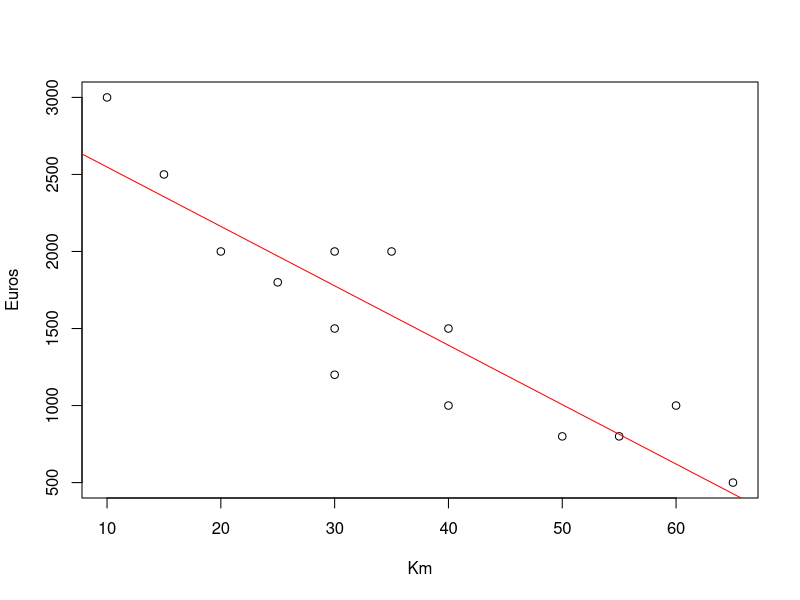
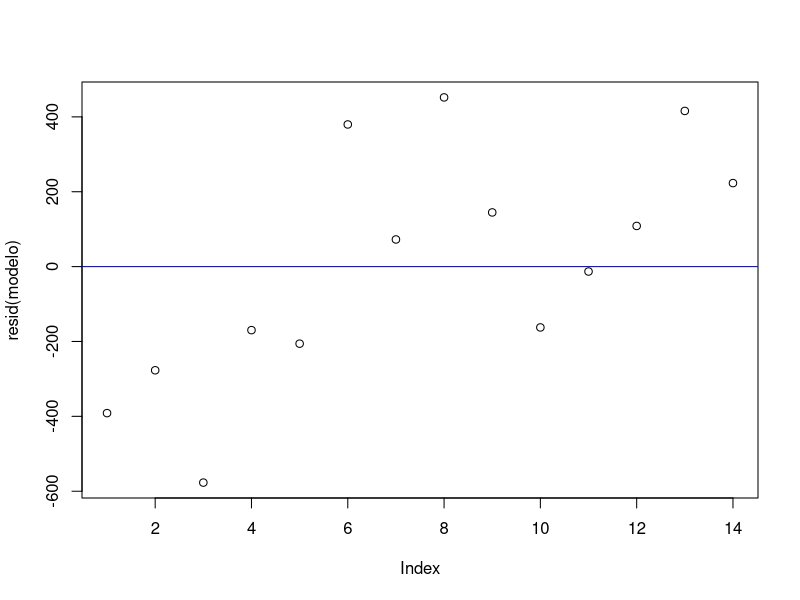

R code for these plots, in order:
# Regressão

x <- c(40, 30, 30, 25, 50, 60, 65, 10, 15, 20, 55, 40, 35, 30)
y <- c(1000, 1500, 1200, 1800, 800, 1000, 500, 3000, 2500, 2000, 800, 1500,
         2000, 2000)

modelo <- lm(y ~ x)
modelo

summary(modelo)
str(modelo)
coef(modelo)

novos <- data.frame(x = c(10, 20, 30))
predict(modelo, novos)

# Mostra os resíduos
resid(modelo)

# Plota a reta de regressão
plot(x = x, y = y, xlab = "Km", ylab = "Euros")
abline(modelo, col = "red")

# Plota os residuos
plot(resid(modelo))
abline(0,0, col = "blue")

# Plota os residuos x predição